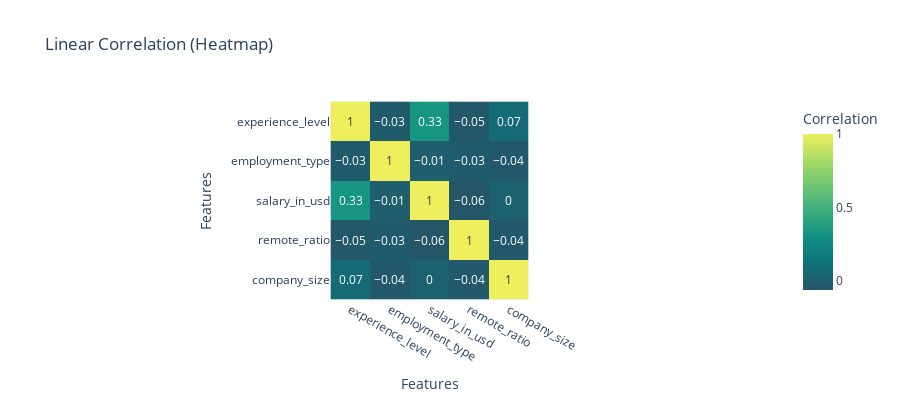

The notebook cell this image was saved under:
### Code cell
# Generate feature correlation
linear_corr = processed_df.corr(method='pearson').round(2)

# Visualize correlation
corr_heatmap = px.imshow(linear_corr,
                         text_auto=True,
                         labels=dict(x="Features", y="Features",
                                     color="Correlation"),
                         color_continuous_scale=px.colors.sequential.Aggrnyl,
                         title="Linear Correlation (Heatmap)",
                         height=400
                         )

corr_heatmap.update_layout(
    xaxis_showgrid=False,
    yaxis_showgrid=False,
    xaxis_title="Features",
    yaxis_title="Features",
    coloraxis_colorbar_title="Correlation"
)

corr_heatmap.show()

### Figure 1 — Plotly figure (JSON) as saved in the notebook; plotly's stock layout.template omitted (floating-point values rounded to 4 significant figures)
{"data": [{"coloraxis": "coloraxis", "hovertemplate": "Features: %{x}<br>Features: %{y}<br>Correlation: %{z}<extra></extra>", "name": "0", "texttemplate": "%{z}", "type": "heatmap", "x": ["experience_level", "employment_type", "salary_in_usd", "remote_ratio", "company_size"], "xaxis": "x", "y": ["experience_level", "employment_type", "salary_in_usd", "remote_ratio", "company_size"], "yaxis": "y", "z": [[1, -0.03, 0.33, -0.05, 0.07], [-0.03, 1, -0.01, -0.03, -0.04], [0.33, -0.01, 1, -0.06, 0], [-0.05, -0.03, -0.06, 1, -0.04], [0.07, -0.04, 0, -0.04, 1]]}], "layout": {"coloraxis": {"colorbar": {"title": {"text": "Correlation"}}, "colorscale": [[0, "rgb(36, 86, 104)"], [0.1667, "rgb(15, 114, 121)"], [0.3333, "rgb(13, 143, 129)"], [0.5, "rgb(57, 171, 126)"], [0.6667, "rgb(110, 197, 116)"], [0.8333, "rgb(169, 220, 103)"], [1, "rgb(237, 239, 93)"]]}, "height": 400, "title": {"text": "Linear Correlation (Heatmap)"}, "xaxis": {"anchor": "y", "constrain": "domain", "domain": [0, 1], "scaleanchor": "y", "showgrid": false, "title": {"text": "Features"}}, "yaxis": {"anchor": "x", "autorange": "reversed", "constrain": "domain", "domain": [0, 1], "showgrid": false, "title": {"text": "Features"}}}}
